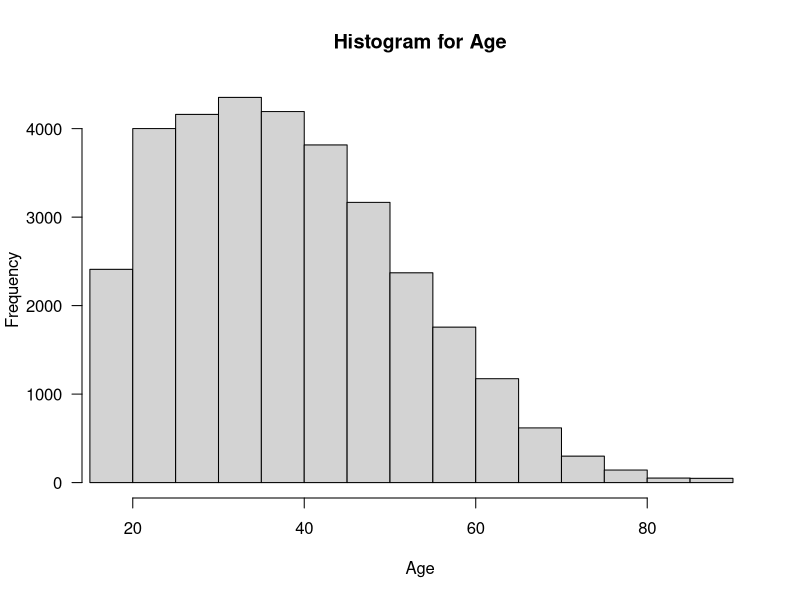
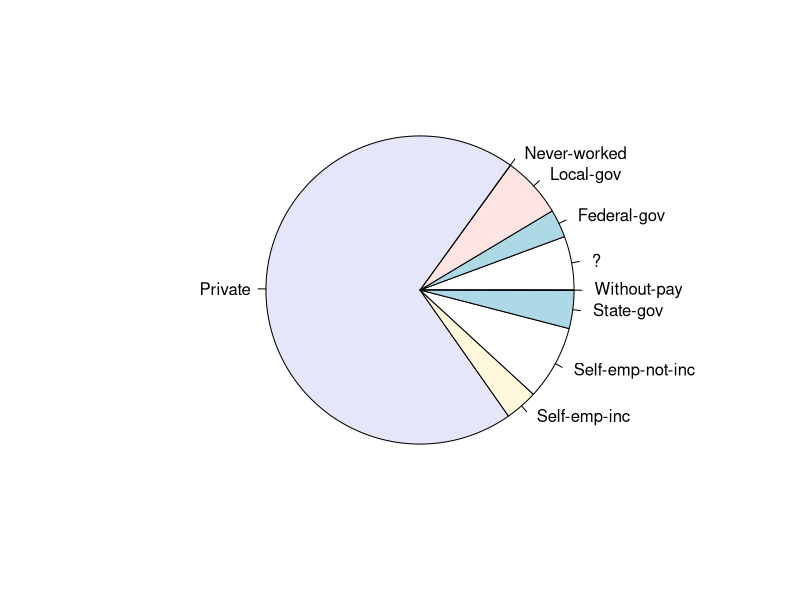
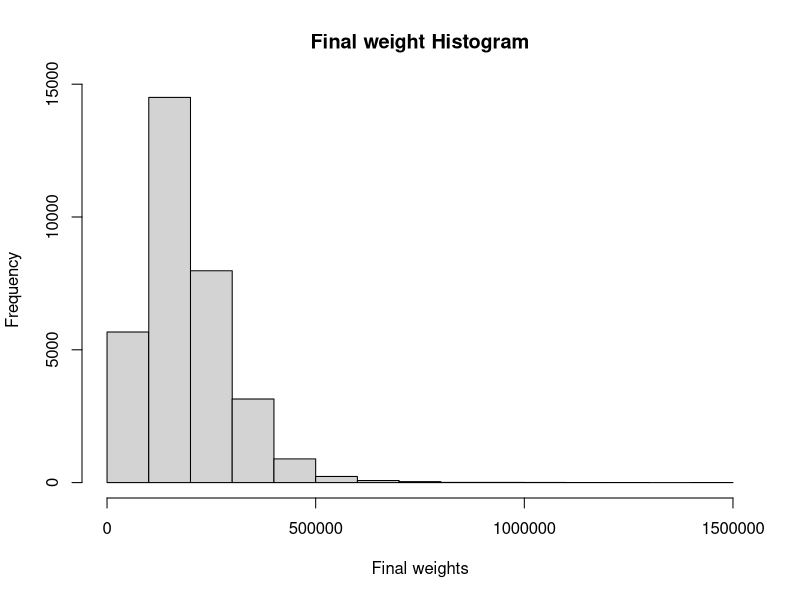
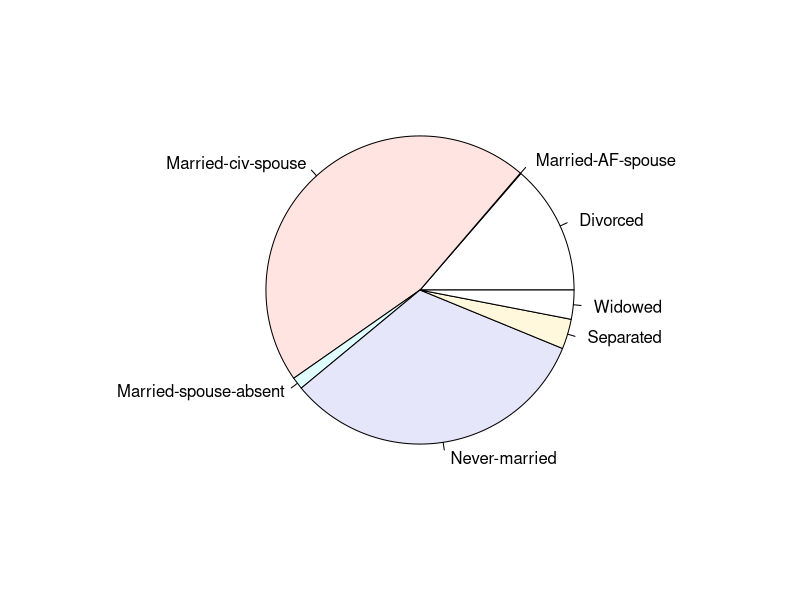
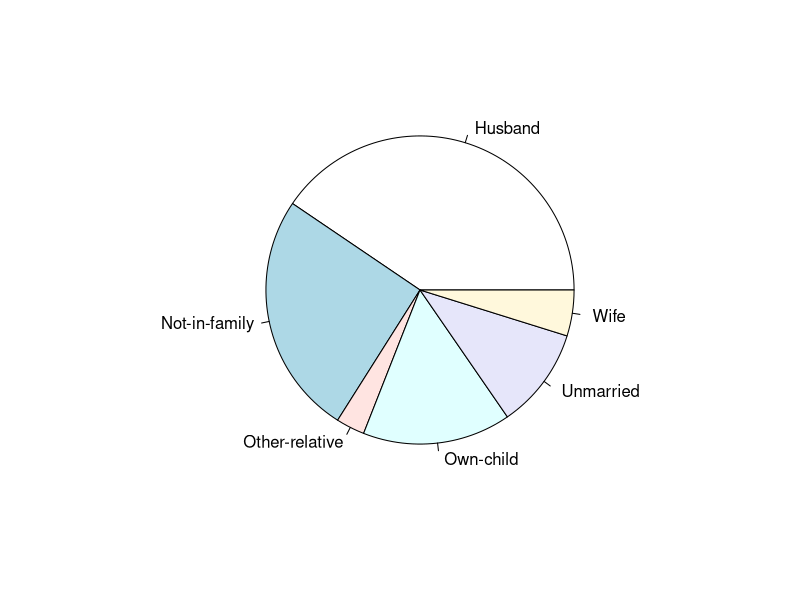
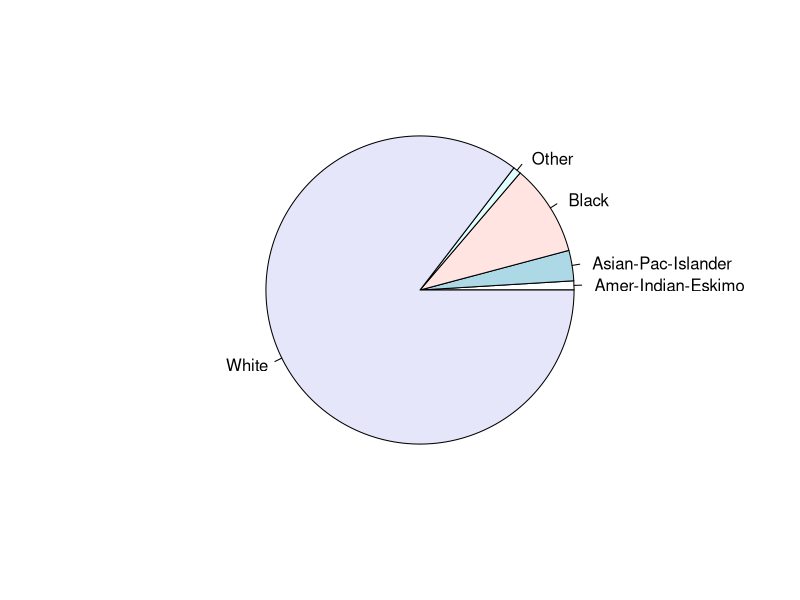
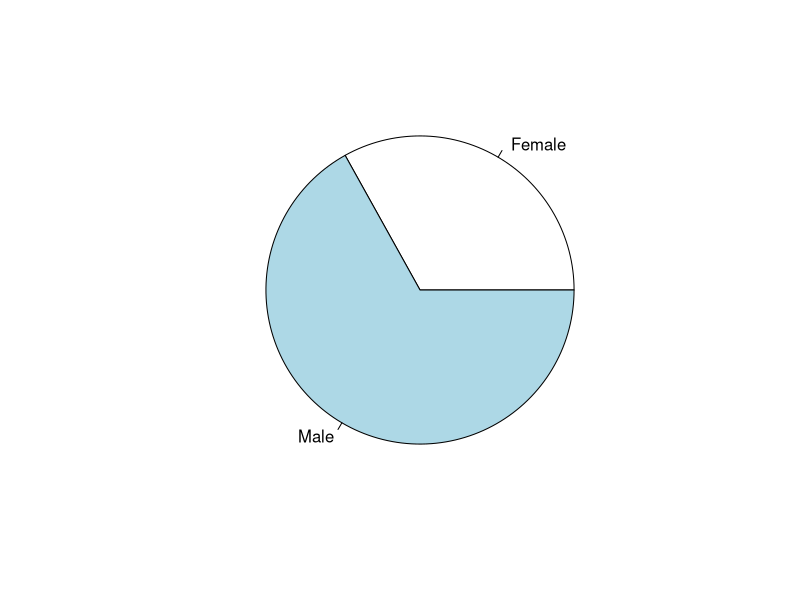
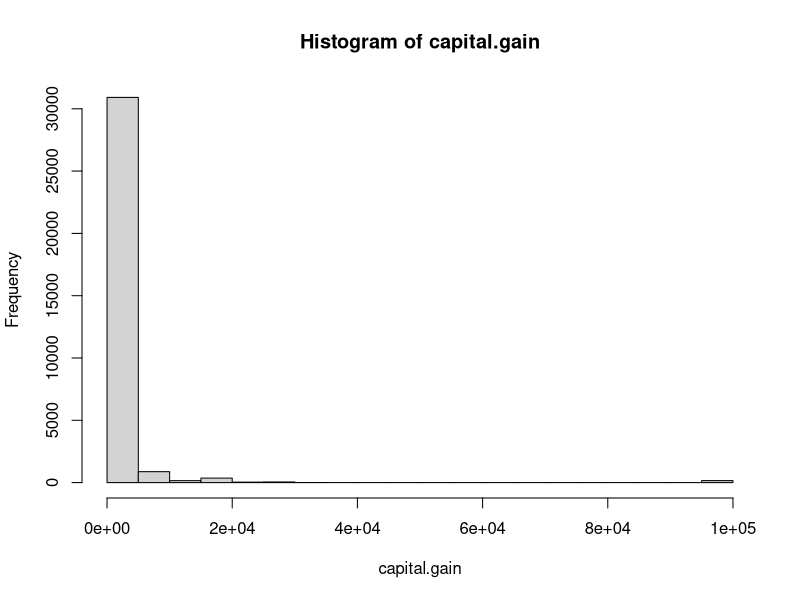

Generate these figures, in order, with R: (Note: this script raises an error after producing the figures.)
# Introduction to Big Data
# Phase 3
# 
# Data used:
#     The data is from a census bureau database. 
#
# This script file reads the data, 
# visualizes the data by plotting histograms of each feature
# Finds and states outlier of every attribute 

#
# Analyzing the dataset
#

# Read the data into a data frame
dataset = read.table("adult.data", header= TRUE, sep = ",")

#Checks the class of the dataset
class(dataset)

# Print the feature names
colnames(dataset)
# Dimensions of the raw data
dim(dataset)

head(dataset, n = 10)
# Attach the database to the R search path
attach(dataset)

#
# Printing details of the dataset
#

# Print the summary of the dataset
summary(dataset)
# Display internal structure of dataset, which tells what are the different values of every attribute along with its 
#levels
str(dataset)

#
# Visualization
#
# Our dataset includes people ranging from 17-90 years of age which seems appropriate in census dataset.
summary(age)

# Display histogram of feature "age" . Our dataset is concentrated 
# in the 28-38 (first quartile~second quartile) year range which is expected as that would  
# categorize the working age group
## Frequency table
counts <- table(age)
## The most frequent and least frequent values. 
# Most frequently occuring value is of the 36year olds. 
# Least frequent values for age 86 and 87.
counts[which.max(counts)]
counts[which.min(counts)]
hist(age,main="Histogram for Age",xlab="Age", xlim=c(17,90),las=1, 
     breaks=20)

# Display pie chart of feature "workclass". Majority of the dataset 
# are employed in the private sector
pie(table(workclass))

# Display histogram of feature "fnlwgt". 
hist(fnlwgt, main = "Final weight Histogram", xlab = "Final weights")
#Final weight attribute consists of 
# continuous values. final weight doesn't seem to be
# correlated to any of the other values.
# fnlwgt doesn't seem very relevant in this datset. And so we might choose to drop
# this attribute.

#
# Display table of feature "education"
educationTable <-data.frame(count=sort(table(education), decreasing=TRUE))
educationTable
#We have a hypothesis that the higher the education, the higher the income. We would emphasise this using correlation in the later stages
under20yearsAge <- dataset[ which(age<20), ]
dim(under20yearsAge)
table(under20yearsAge$education)
#demonstrates the education qualification frequency of people under the age of 20

# Display table of feature "education.num"
summary(education.num)
table(education.num)

dim(educationTable)
#the quantity education.num ranges from 1 to 16. Majority values concentrated between 9 and 12. 
# Number of distinct values for education attribute is 16. There seems to be some correlation between the two values
# education.num seems to be certain measure of the education attribute

# Display pie chart of feature "marital.status". Majority of our dataset fall under the
# Married-civ-spouse or the never married category
pie(table(marital.status))
# Display feature "occupation". "?" represent null values
occupationTable <-data.frame(count=sort(table(occupation), decreasing=TRUE))
occupationTable
# Display pie chart of feature "relationship"
pie(table(relationship))

# Display pie chart of feature "race". More than 75% of the dataset are white people. This column would be dropped
pie(table(race))
# Display plot of feature "sex". Almost 3/4th of the dataset are male
pie(table(sex))
husbandData <- dataset[ which(sex == " Female" & relationship==" Husband"), ]
dim(husbandData)
#noisy data like the above state that an entry with relationship as Husband, has sex as Female exists. Other such
#data need to be identified

# Display histogram of feature "capital.gain".Most values have value zero. Hence the column will be dropped
hist(capital.gain)
# Display histogram of feature "capital.loss".Most values have value zero. Hence the column will be dropped
hist(capital.loss)
# Display histogram of feature "hours.per.week". As the working class is expected to work 40 hours a week the data seems
# appropriate
hist(hours.per.week)

# Display plot of feature "native.country". The dataset consists of values from people in the
#United States. Thus this column would be dropped
plot(table(native.country))
countries<-table(native.country)
countries[which.max(countries)]

# Display plot of feature "prediction"
plot(prediction)

plot(as.integer(workclass)~as.integer(occupation))
levels(workclass)
